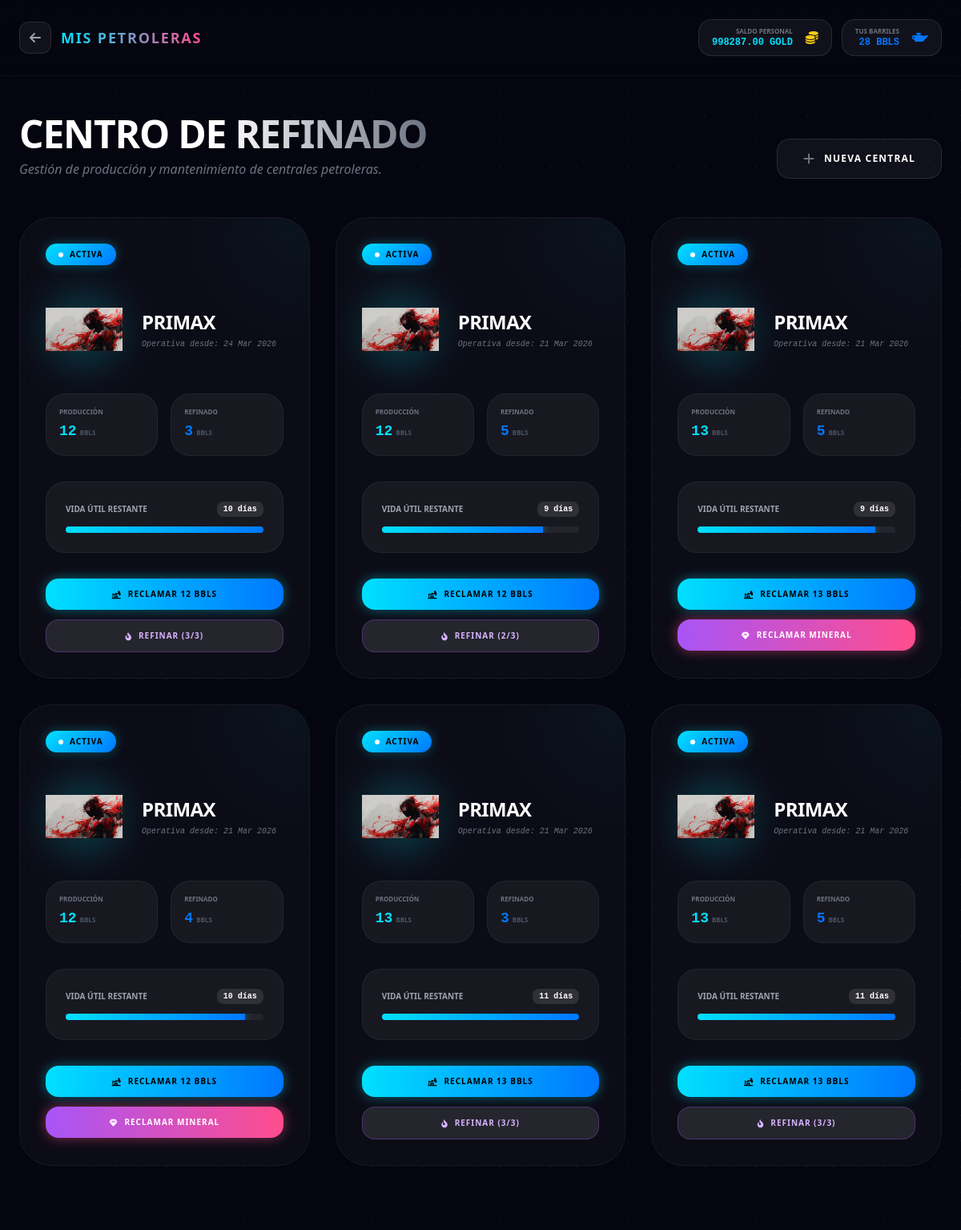
The page /oil-centrals/ (signed in) on the database as committed earlier.
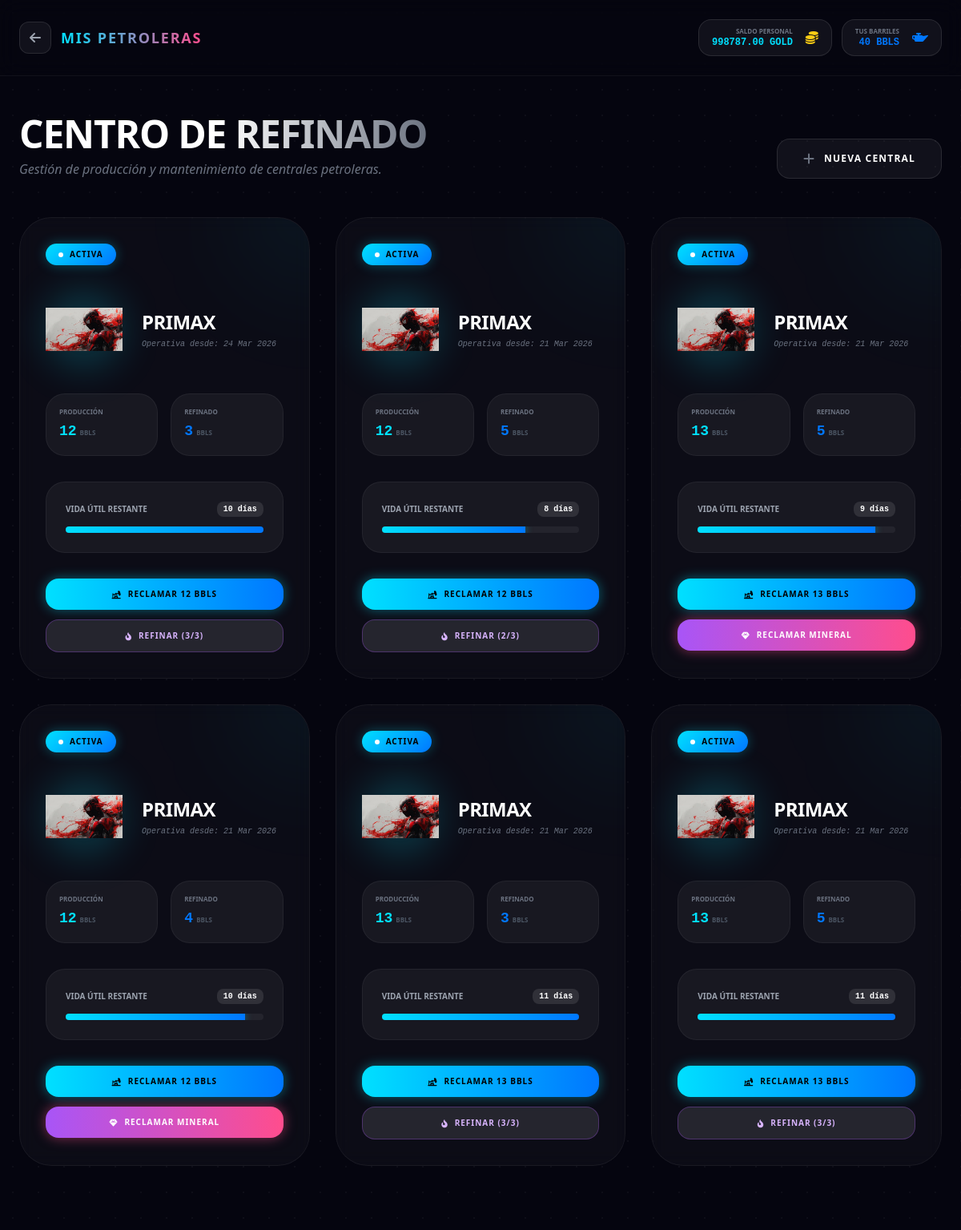
The same page on the database as committed later.
### game/models.py (models this page shows, shortened)
class Profile(models.Model):
    user = models.OneToOneField(settings.AUTH_USER_MODEL, on_delete=models.CASCADE)
    wallet_metamask_bsc = models.CharField(max_length=255,null=True,blank=True, unique=True)
    cosmos_gold = models.DecimalField(max_digits=12, decimal_places=2, default=Decimal('0.00'))
    points = models.IntegerField(default=0)
    created_at = models.DateTimeField(auto_now_add=True)

### game/models_oil.py (models this page shows, shortened)
class UserOilCentral(models.Model):
    owner = models.ForeignKey('Profile', on_delete=models.CASCADE, related_name="oil_centrals")
    central_type = models.ForeignKey(OilCentralType, on_delete=models.PROTECT)
    initial_life_days = models.PositiveIntegerField(default=10)
    remaining_life_days = models.IntegerField()
    barrels_24h = models.DecimalField(max_digits=10, decimal_places=2)
    refined_24h = models.DecimalField(max_digits=10, decimal_places=2)
    obtained_at = models.DateTimeField(auto_now_add=True)
    last_collection = models.DateTimeField(auto_now_add=True)
    refining_charges = models.PositiveIntegerField(default=3)
    refining_start_time = models.DateTimeField(null=True, blank=True)
    refining_status = models.CharField(max_length=20, default='idle', choices=[
        ('idle', 'Inactivo'),
        ('refining', 'Refinando'),
        ('ready', 'Listo para reclamar')
    ])
    @property
    def get_life_percentage(self):
        if self.initial_life_days <= 0:
            return 0
        perc = (self.remaining_life_days / self.initial_life_days) * 100
        return max(0, min(100, perc))
    @property
    def claim_countdown(self):
        from django.utils import timezone
        from datetime import timedelta
        next_claim = self.last_collection + timedelta(hours=24)
        remaining = (next_claim - timezone.now()).total_seconds()
        return max(0, int(remaining))
    @property
    def refine_countdown(self):
        from django.utils import timezone
        from datetime import timedelta
        if self.refining_status != 'refining' or not self.refining_start_time:
            return 0
        cooldown = self.central_type.refining_cooldown_hours
        finish_time = self.refining_start_time + timedelta(hours=cooldown)
        remaining = (finish_time - timezone.now()).total_seconds()
        return max(0, int(remaining))

class OilCentralType(models.Model):
    name = models.CharField(max_length=100)
    image = models.ImageField(upload_to="oil_centrals/", null=True, blank=True)
    price_gold = models.DecimalField(max_digits=12, decimal_places=2, default=Decimal('0.00'))
    purchase_mineral = models.ForeignKey('game.Mineral', related_name='oil_purchase', on_delete=models.SET_NULL, null=True, blank=True)
    purchase_mineral_qty = models.PositiveIntegerField(default=0)
    min_life_days = models.PositiveIntegerField(default=10)
    max_life_days = models.PositiveIntegerField(default=30)
    min_barrels_24h = models.DecimalField(max_digits=10, decimal_places=2, default=Decimal('5.00'))
    max_barrels_24h = models.DecimalField(max_digits=10, decimal_places=2, default=Decimal('25.00'))
    min_refined_24h = models.DecimalField(max_digits=10, decimal_places=2, default=Decimal('10.00'))
    max_refined_24h = models.DecimalField(max_digits=10, decimal_places=2, default=Decimal('15.00'))
    is_active = models.BooleanField(default=True)
    refining_cooldown_hours = models.PositiveIntegerField(default=360, help_text="Default 15 days (360h)")
    refined_mineral = models.ForeignKey('game.Mineral', on_delete=models.SET_NULL, null=True, blank=True)
    refined_mineral_qty = models.PositiveIntegerField(default=1, help_text="Amount of mineral given after refining")
    created_at = models.DateTimeField(auto_now_add=True)

### game/views_oil.py (the view)
# urls.py: path("oil-centrals/", user_oil_view, name="user_oil_view"),
@login_required
def user_oil_view(request):
    from .models_planets import UserMineral, Mineral
    profile, _ = Profile.objects.get_or_create(user=request.user)
    centrals = profile.oil_centrals.select_related("central_type").order_by("-obtained_at")
    barrel_mineral = Mineral.objects.filter(name="Barril de Petróleo").first()
    oil_barrels = 0
    if barrel_mineral:
        um = UserMineral.objects.filter(user=request.user, mineral=barrel_mineral).first()
        if um:
            oil_barrels = um.amount
    return render(request, "game/oil.html", {
        "profile": profile,
        "centrals": centrals,
        "oil_barrels": oil_barrels
    })

### game/templates/game/oil.html (shortened to what the changed rows need)
<!DOCTYPE html>
<html lang="es">
<head>
  <script src="https://cdn.tailwindcss.com"></script>
  <link rel="stylesheet" href="https://cdnjs.cloudflare.com/ajax/libs/font-awesome/6.4.0/css/all.min.css">
</head>
<body class="min-h-screen bg-space text-white overflow-x-hidden relative pb-20">
  <header class="relative z-10 px-6 py-6 border-b border-white/5 backdrop-blur-md">
    <div class="max-w-7xl mx-auto flex items-center justify-between">
      <div class="flex items-center gap-3">
        <div class="flex items-center gap-4 bg-white/5 border border-white/10 px-4 py-2 rounded-2xl">
          <div class="text-right">
            <p class="text-[8px] uppercase text-gray-500 font-bold">Saldo Personal</p>
            <p class="text-xs font-mono font-black text-accent">{{ profile.cosmos_gold }} GOLD</p>
          </div>
        </div>
        <div class="flex items-center gap-4 bg-white/5 border border-white/10 px-4 py-2 rounded-2xl">
            <div class="text-right">
              <p class="text-[8px] uppercase text-gray-500 font-bold">Tus Barriles</p>
              <p id="total-barrels" class="text-xs font-mono font-black text-blueglow">{{ oil_barrels|floatformat:0 }} BBLS</p>
            </div>
        </div>
      </div>
    </div>
  </header>
  <main class="relative z-10 max-w-7xl mx-auto px-6 mt-12">
    <div class="flex flex-col md:flex-row md:items-end justify-between gap-6 mb-12">
        <div>
            <h1 class="text-5xl font-black bg-gradient-to-r from-white via-white to-gray-500 bg-clip-text text-transparent uppercase tracking-tight">Centro de Refinado</h1>
        </div>
    </div>
    {% if centrals %}
    <div class="grid gap-8 md:grid-cols-2 lg:grid-cols-3">
        {% for c in centrals %}
        <div class="glass-card rounded-[40px] p-8 group relative overflow-hidden transition-all duration-500 hover:-translate-y-2">
            <div class="absolute -top-24 -right-24 w-48 h-48 bg-accent/5 rounded-full blur-3xl group-hover:bg-accent/15 transition-colors"></div>
            <div class="relative z-10">
                <div class="flex justify-between items-start mb-8">
                    <div class="status-active px-4 py-1.5 rounded-full flex items-center gap-2">
                        <div class="w-1.5 h-1.5 rounded-full bg-white animate-pulse"></div>
                        <span class="text-[10px] font-black uppercase tracking-widest text-black">Activa</span>
                    </div>
                </div>
                <div class="flex gap-6 items-center mb-8">
                    <div class="relative w-24 h-24">
                        {% if c.central_type.image %}
                        <img src="{{ c.central_type.image.url }}" alt="{{ c.central_type.name }}" class="relative w-full h-full object-contain">
                        {% else %}
                        <div class="relative w-full h-full rounded-full bg-white/5 flex items-center justify-center border border-white/10">
                            <i class="fas fa-oil-well text-3xl text-accent/30"></i>
                        </div>
                        {% endif %}
                    </div>
                    <div>
                        <h3 class="text-2xl font-black uppercase tracking-tight group-hover:text-accent transition-colors">{{ c.central_type.name }}</h3>
                        <p class="text-[10px] text-gray-500 font-mono mt-1 italic">Operativa desde: {{ c.obtained_at|date:"d M Y" }}</p>
                    </div>
                </div>
                <div class="grid grid-cols-2 gap-4 mb-8">
                    <div class="bg-white/5 p-4 rounded-3xl border border-white/5">
                        <p class="text-[8px] uppercase text-gray-500 font-black mb-1">Producción</p>
                        <div class="flex items-baseline gap-1">
                            <span class="text-lg font-mono font-black text-accent">{{ c.barrels_24h|floatformat:0 }}</span>
                            <span class="text-[8px] text-gray-600 font-bold uppercase">BBLS</span>
                        </div>
                    </div>
                    <div class="bg-white/5 p-4 rounded-3xl border border-white/5">
                        <p class="text-[8px] uppercase text-gray-500 font-black mb-1">Refinado</p>
                        <div class="flex items-baseline gap-1">
                            <span class="text-lg font-mono font-black text-blueglow">{{ c.refined_24h|floatformat:0 }}</span>
                            <span class="text-[8px] text-gray-600 font-bold uppercase">BBLS</span>
                        </div>
                    </div>
                </div>
                <div class="bg-white/5 p-6 rounded-3xl border border-white/5">
                    <div class="flex justify-between items-center mb-3">
                        <span class="text-[10px] uppercase font-black text-gray-400">Vida Útil Restante</span>
                        <span class="text-[10px] font-mono font-black text-white px-2 py-0.5 bg-white/10 rounded-lg">{{ c.remaining_life_days }} días</span>
                    </div>
                    <div class="w-full h-2 bg-white/5 rounded-full overflow-hidden">
                        <div class="h-full bg-gradient-to-r from-accent to-blueglow shadow-[0_0_10px_rgba(0,224,255,0.5)]" style="width: {{ c.get_life_percentage }}%"></div>
                    </div>
                </div>
                <div class="flex flex-col gap-3 mt-8">
                    {% if c.remaining_life_days > 0 %}
                        {% if c.claim_countdown > 0 %}
                            <button class="claim-btn w-full py-3 px-6 rounded-2xl bg-white/5 border border-white/10 text-[10px] font-black uppercase tracking-widest text-gray-500 cursor-not-allowed flex items-center justify-center gap-2"
                                    data-id="{{ c.id }}"
                                    data-countdown="{{ c.claim_countdown }}"
                                    disabled>
                                <i class="fas fa-clock text-gray-600"></i>
                                <span class="countdown-text">Faltan --:--:--</span>
                            </button>
                        {% else %}
                            <button class="claim-btn w-full py-3 px-6 rounded-2xl bg-gradient-to-r from-accent to-blueglow text-[10px] font-black uppercase tracking-widest text-black shadow-[0_0_15px_rgba(0,224,255,0.4)] hover:brightness-110 transition-all flex items-center justify-center gap-2"
                                    onclick="claimBarrels({{ c.id }})"
                                    data-id="{{ c.id }}">
                                <i class="fas fa-oil-well"></i>
                                Reclamar {{ c.barrels_24h|floatformat:0 }} BBLS
                            </button>
                        {% endif %}
                    {% else %}
                        <button class="w-full py-3 px-6 rounded-2xl bg-red-500/10 border border-red-500/20 text-[10px] font-black uppercase tracking-widest text-red-500 cursor-not-allowed flex items-center justify-center gap-2" disabled>
                            <i class="fas fa-skull"></i>
                            Central Agotada
                        </button>
                    {% endif %}
                    {% if c.refining_status == 'refining' %}
                        {% if c.refine_countdown > 0 %}
                            <button class="refine-btn w-full py-3 px-6 rounded-2xl bg-purple-500/20 border border-purple-500/50 text-[10px] font-black uppercase tracking-widest text-purple-400 cursor-not-allowed flex items-center justify-center gap-2"
                                    data-id="{{ c.id }}"
                                    data-refine-countdown="{{ c.refine_countdown }}"
                                    disabled>
                                <i class="fas fa-cog fa-spin"></i>
                                <span class="refine-countdown-text">Refinando...</span>
                            </button>
                        {% else %}
                            <button class="w-full py-3 px-6 rounded-2xl bg-gradient-to-r from-purple-500 to-pink text-[10px] font-black uppercase tracking-widest text-white shadow-[0_0_15px_rgba(255,77,141,0.5)] hover:brightness-110 transition-all flex items-center justify-center gap-2"
                                    onclick="claimRefinement({{ c.id }})">
                                <i class="fas fa-gem"></i>
                                Reclamar Mineral
                            </button>
                        {% endif %}
                    {% else %}
                        {% if c.refining_charges > 0 %}
                            <button class="w-full py-3 px-6 rounded-2xl border text-[10px] font-black uppercase tracking-widest flex items-center justify-center gap-2 transition-all
                                {% if oil_barrels >= c.refined_24h %} bg-white/10 border-purple-500/30 text-purple-300 hover:bg-purple-500/20 {% else %} bg-white/5 border-white/10 text-gray-600 cursor-not-allowed {% endif %}"
                                {% if oil_barrels >= c.refined_24h %} onclick="startRefining({{ c.id }}, {{ c.refined_24h|floatformat:0 }})" {% else %} disabled {% endif %}
                                title="Requiere {{ c.refined_24h|floatformat:0 }} BBLS. Cargas Restantes: {{ c.refining_charges }}">
                                <i class="fas fa-fire-alt"></i>
                                Refinar ({{ c.refining_charges }}/3)
                            </button>
                        {% else %}
                            <button class="w-full py-3 px-6 rounded-2xl bg-red-500/5 border border-red-500/20 text-[10px] font-black uppercase tracking-widest text-red-500/50 cursor-not-allowed flex items-center justify-center gap-2" disabled>
                                <i class="fas fa-ban"></i>
                                Mantenimiento Cero
                            </button>
                        {% endif %}
                    {% endif %}
                </div>
            </div>
        </div>
        {% endfor %}
    </div>
    {% endif %}
  </main>
</body>
</html>

Rows that differ between the two databases and show on the page:
changed Profile: cosmos_gold "998287.00" → "998787.00"
changed UserOilCentral (number 2 of 6 on the later page): remaining_life_days "9" → "8"
Other text that changed with them:
{{ oil_barrels|floatformat:0 }}: "28" → "40"
